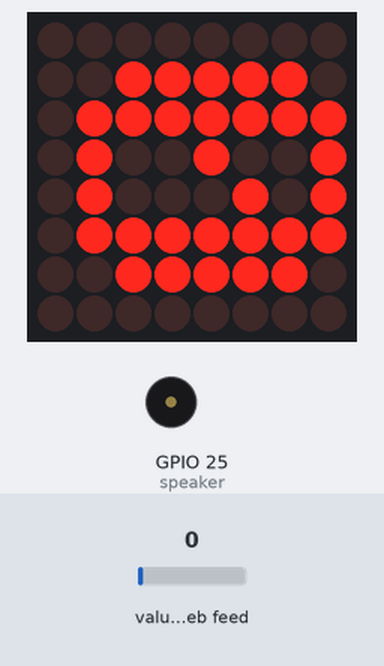
Recording of a program running on a simulated ESP32 board running MicroPython. On the bench: 8×8 LED matrix, buzzer (waves = sounding). The inputs (shaded band) are chosen by the test bench; at power-on: value of the web feed 0. WiFi joins after 1.5 s; requests to the public web service named in the program get a made-up reply in its usual format after 0.4 s (London, UTC, broken clouds, 64 % humidity, 1013 hPa unless stated); files that are not in the repository are absent; library files of the repository ran but are not shown: max7219.py.

Above: at 2.7 s.
2.8 s: value of the web feed set to 2
At 5.0 s:
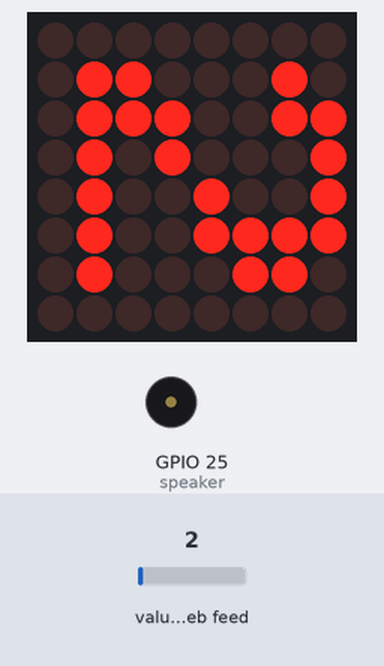
5.2 s: value of the web feed set to 25
At 7.01 s:
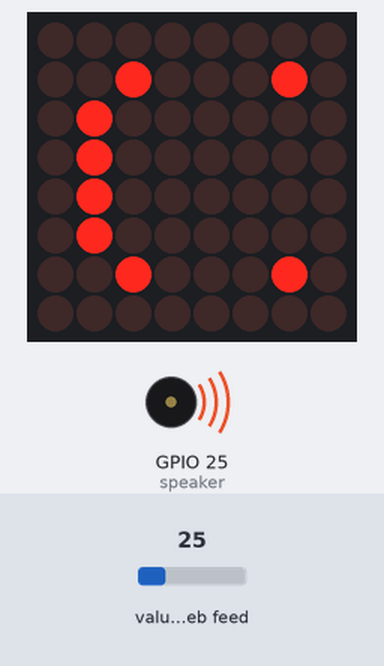
9.4 s: value of the web feed set to 0
At 11.6 s:
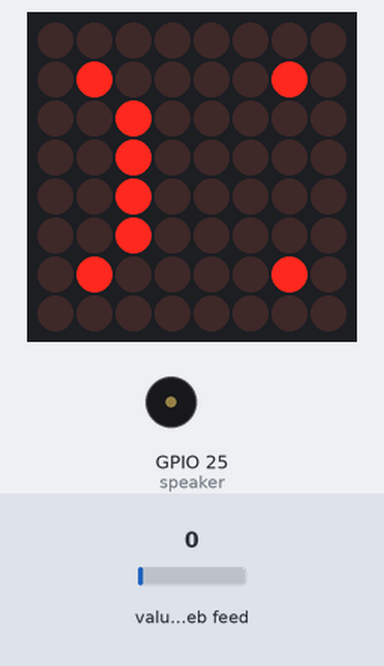
Timing chart, 0 to 13.1 s (numbered marks = the images above; inputs shaded):
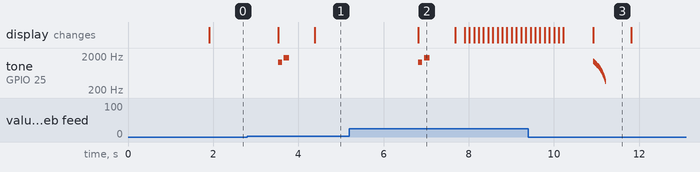

The program:

main.py
```python
from machine import Pin, SPI, PWM
from time import ticks_ms, ticks_diff, sleep_ms, sleep_us
import network
import urequests
import framebuf
import max7219

# ----------------------------
# User settings
# ----------------------------
WIFI_SSID = "STUHI"
WIFI_PASSWORD = "sarcasm-reimburse-attitude-thesaurus-amendable-hunter"
BLYNK_TOKEN = "JZwjwopZMpxZJLJdoQCChbciR2DT8D0P"

BLYNK_URL = "https://blynk.cloud/external/api/get?token={}&V1".format(BLYNK_TOKEN)

LABEL_TEXT = "People here"
LABEL_INTERVAL_MS = 20000
BLYNK_POLL_MS = 1200

LABEL_SCROLL_MS = 40
VALUE_SCROLL_MS = 110

SPEAKER_PIN = 25

# Audio settings
SOUND_IN_FILE = "in.wav"
SOUND_OUT_FILE = "out.wav"
AUDIO_SAMPLE_RATE = 8000
WAV_HEADER_BYTES = 44
PWM_CARRIER_HZ = 40000
PWM_CENTER = 512
AUDIO_GAIN = 320

# Matrix pins:
# GPIO13 -> DIN
# GPIO27 -> CLK
# GPIO26 -> CS

# ----------------------------
# Matrix setup
# ----------------------------
spi = SPI(
    1,
    baudrate=10_000_000,
    polarity=1,
    phase=0,
    sck=Pin(27),
    mosi=Pin(13)
)

cs = Pin(26, Pin.OUT)
display = max7219.Matrix8x8(spi, cs, 1)
display.brightness(15)

# ----------------------------
# Speaker setup
# ----------------------------
speaker = PWM(Pin(SPEAKER_PIN))
speaker.freq(PWM_CARRIER_HZ)
speaker.duty(0)

def clamp(v, lo, hi):
    if v < lo:
        return lo
    if v > hi:
        return hi
    return v

def speaker_off():
    speaker.duty(0)
    speaker.freq(PWM_CARRIER_HZ)

def beep(freq, duration_ms, duty=180):
    speaker.freq(freq)
    speaker.duty(duty)
    sleep_ms(duration_ms)
    speaker_off()

def play_wav_pwm(filename, sample_rate=AUDIO_SAMPLE_RATE, gain=AUDIO_GAIN):
    try:
        f = open(filename, "rb")
    except OSError:
        return False

    us_per_sample = int(1000000 / sample_rate)

    try:
        f.seek(WAV_HEADER_BYTES)

        while True:
            data = f.read(128)
            if not data:
                break

            for b in data:
                signed = b - 128
                duty = PWM_CENTER + (signed * gain) // 128
                speaker.duty(clamp(duty, 0, 1023))
                sleep_us(us_per_sample)

        speaker_off()
        return True

    except Exception:
        speaker_off()
        return False

    finally:
        f.close()

def positive_sound():
    if not play_wav_pwm(SOUND_IN_FILE):
        beep(1319, 90, 220)
        sleep_ms(40)
        beep(1760, 130, 220)

def negative_sound():
    if not play_wav_pwm(SOUND_OUT_FILE):
        speaker.freq(1400)
        speaker.duty(220)
        for f in range(1400, 350, -45):
            speaker.freq(f)
            sleep_ms(12)
        speaker_off()

# ----------------------------
# Wi-Fi
# ----------------------------
def wifi_connect():
    wlan = network.WLAN(network.STA_IF)
    wlan.active(True)

    if not wlan.isconnected():
        wlan.connect(WIFI_SSID, WIFI_PASSWORD)
        while not wlan.isconnected():
            sleep_ms(300)

    return wlan

# ----------------------------
# Drawing helpers
# ----------------------------
def clear():
    display.fill(0)
    display.show()

def show_text(text):
    display.fill(0)
    display.text(str(text), 0, 0, 1)
    display.show()

def show_rotated_char(ch):
    buf = bytearray(8)
    fb = framebuf.FrameBuffer(buf, 8, 8, framebuf.MONO_HLSB)

    fb.fill(0)
    fb.text(str(ch), 0, 0, 1)

    display.fill(0)
    for y in range(8):
        for x in range(8):
            if fb.pixel(x, y):
                display.pixel(7 - y, x, 1)

    display.show()

def show_bitmap(rows):
    display.fill(0)
    for y in range(8):
        row = rows[y]
        for x in range(8):
            if row & (1 << (7 - x)):
                display.pixel(x, y, 1)
    display.show()

def scroll_text(msg, delay_ms):
    text_width = len(msg) * 8
    for x in range(8, -text_width - 1, -1):
        display.fill(0)
        display.text(msg, x, 0, 1)
        display.show()
        sleep_ms(delay_ms)

def draw_rotated_window(fb, offset):
    display.fill(0)
    for y in range(8):
        for x in range(8):
            if fb.pixel(offset + x, y):
                display.pixel(7 - y, x, 1)
    display.show()

def build_rotated_text_fb(msg):
    src_width = len(msg) * 8 + 16
    buf = bytearray(src_width)
    fb = framebuf.FrameBuffer(buf, src_width, 8, framebuf.MONO_HLSB)
    fb.fill(0)
    fb.text(msg, 8, 0, 1)
    return fb, src_width

def scroll_rotated_text(msg, delay_ms):
    fb, src_width = build_rotated_text_fb(msg)
    for offset in range(src_width - 7):
        draw_rotated_window(fb, offset)
        sleep_ms(delay_ms)

# ----------------------------
# Faces
# ----------------------------
SMILE_FACE = [
    0b00000000,
    0b00100010,
    0b01000000,
    0b01000000,
    0b01000000,
    0b01000000,
    0b00100010,
    0b00000000,
]

SAD_FACE = [
    0b00000000,
    0b01000010,
    0b00100000,
    0b00100000,
    0b00100000,
    0b00100000,
    0b01000010,
    0b00000000,
]

def positive_effect():
    show_bitmap(SMILE_FACE)
    positive_sound()
    sleep_ms(600)
    clear()

def negative_effect():
    show_bitmap(SAD_FACE)
    negative_sound()
    sleep_ms(600)
    clear()

# ----------------------------
# Helpers
# ----------------------------
def show_value(value):
    s = str(value).strip()

    if len(s) <= 1:
        show_rotated_char(s)
    else:
        scroll_text(s, VALUE_SCROLL_MS)

def to_int_or_none(value):
    try:
        return int(str(value).strip())
    except:
        return None

# ----------------------------
# Blynk
# ----------------------------
def get_blynk_v1():
    try:
        r = urequests.get(BLYNK_URL)
        value = r.text.strip()
        r.close()
        return value
    except Exception:
        return None

# ----------------------------
# Main
# ----------------------------
wifi_connect()

current_value = None
last_poll = ticks_ms() - BLYNK_POLL_MS
last_label = ticks_ms()

while True:
    now = ticks_ms()

    if ticks_diff(now, last_poll) >= BLYNK_POLL_MS:
        new_value = get_blynk_v1()
        last_poll = ticks_ms()

        if new_value is not None and new_value != "":
            if current_value is None:
                current_value = new_value
            elif new_value != current_value:
                old_num = to_int_or_none(current_value)
                new_num = to_int_or_none(new_value)

                current_value = new_value

                if old_num is not None and new_num is not None:
                    if new_num > old_num:
                        positive_effect()
                    elif new_num < old_num:
                        negative_effect()
                else:
                    positive_effect()

    now = ticks_ms()
    if ticks_diff(now, last_label) >= LABEL_INTERVAL_MS:
        scroll_rotated_text(LABEL_TEXT, LABEL_SCROLL_MS)
        last_label = ticks_ms()

    if current_value is None:
        show_text("?")
    else:
        show_value(current_value)

    sleep_ms(80)
```

Measured:
- after the input at 2.8 s, tone on GPIO 25 (speaker): silent → 1319 Hz after 0.73 s, → silent 0.09 s later, → 1760 Hz 0.04 s later, → silent 0.13 s later; the display: first changes after 0.73 s (image 1 shows a later state)
- after the input at 5.2 s, tone on GPIO 25 (speaker): silent → 1319 Hz after 1.6 s, → silent 0.09 s later, → 1760 Hz 0.04 s later, → silent 0.13 s later; the display: changes after 1.6 s (image 2)
- after the input at 9.4 s, tone on GPIO 25 (speaker): plays 1400 Hz for 0.01 s, 1355 Hz for 0.01 s, 1310 Hz for 0.01 s, 1265 Hz for 0.01 s, 1220 Hz for 0.01 s, 1175 Hz for 0.01 s … (24 notes in this stretch), starting after 1.5 s
- what the display in image 2 shows lasts 0.9 s, from 6.8 s to 7.7 s
